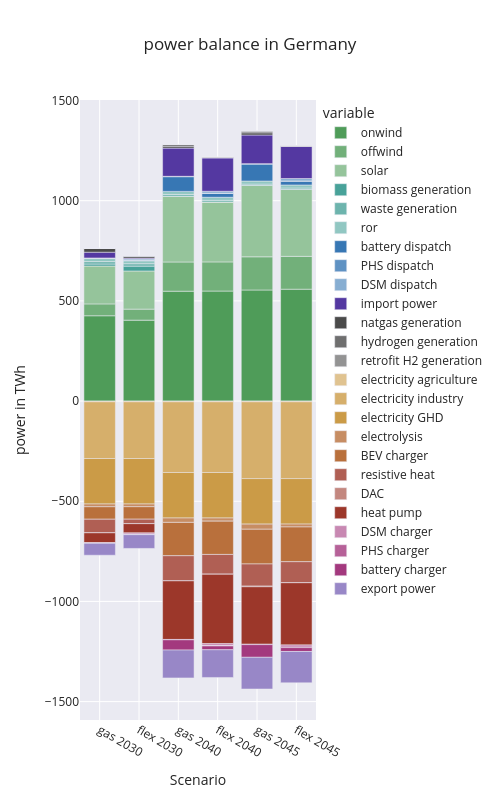

Notebook code for this chart:
### Code cell
fig_balance_total.update_layout(
  height=800,
  width = 500
)

### Figure 1 — Plotly figure (JSON) as saved in the notebook; plotly's stock layout.template omitted (floating-point values rounded to 4 significant figures)
{"data": [{"alignmentgroup": "True", "hovertemplate": "variable=onwind<br>index=%{x}<br>value=%{y}<extra></extra>", "legendgroup": "onwind", "marker": {"color": "#4F9C59", "pattern": {"shape": ""}}, "name": "onwind", "offsetgroup": "onwind", "orientation": "v", "showlegend": true, "textposition": "auto", "type": "bar", "x": ["gas 2030", "flex 2030", "gas 2040", "flex 2040", "gas 2045", "flex 2045"], "xaxis": "x", "y": [425.8, 403.9, 548.4, 549.1, 554.4, 558.4], "yaxis": "y"}, {"alignmentgroup": "True", "hovertemplate": "variable=offwind<br>index=%{x}<br>value=%{y}<extra></extra>", "legendgroup": "offwind", "marker": {"color": "#72B07A", "pattern": {"shape": ""}}, "name": "offwind", "offsetgroup": "offwind", "orientation": "v", "showlegend": true, "textposition": "auto", "type": "bar", "x": ["gas 2030", "flex 2030", "gas 2040", "flex 2040", "gas 2045", "flex 2045"], "xaxis": "x", "y": [59.13, 55.02, 145.7, 145.5, 165.6, 163.8], "yaxis": "y"}, {"alignmentgroup": "True", "hovertemplate": "variable=solar<br>index=%{x}<br>value=%{y}<extra></extra>", "legendgroup": "solar", "marker": {"color": "#95C49B", "pattern": {"shape": ""}}, "name": "solar", "offsetgroup": "solar", "orientation": "v", "showlegend": true, "textposition": "auto", "type": "bar", "x": ["gas 2030", "flex 2030", "gas 2040", "flex 2040", "gas 2045", "flex 2045"], "xaxis": "x", "y": [189.0, 190.3, 327.8, 298.6, 355.9, 334.0], "yaxis": "y"}, {"alignmentgroup": "True", "hovertemplate": "variable=biomass generation<br>index=%{x}<br>value=%{y}<extra></extra>", "legendgroup": "biomass generation", "marker": {"color": "#48A299", "pattern": {"shape": ""}}, "name": "biomass generation", "offsetgroup": "biomass generation", "orientation": "v", "showlegend": true, "textposition": "auto", "type": "bar", "x": ["gas 2030", "flex 2030", "gas 2040", "flex 2040", "gas 2045", "flex 2045"], "xaxis": "x", "y": [9.941, 24.16, 0.5855, 0.0001364, 9.719e-06, 2.584e-06], "yaxis": "y"}, {"alignmentgroup": "True", "hovertemplate": "variable=waste generation<br>index=%{x}<br>value=%{y}<extra></extra>", "legendgroup": "waste generation", "marker": {"color": "#6DB4AD", "pattern": {"shape": ""}}, "name": "waste generation", "offsetgroup": "waste generation", "orientation": "v", "showlegend": true, "textposition": "auto", "type": "bar", "x": ["gas 2030", "flex 2030", "gas 2040", "flex 2040", "gas 2045", "flex 2045"], "xaxis": "x", "y": [12.14, 12.14, 8.728, 8.728, 6.964, 7.029], "yaxis": "y"}, {"alignmentgroup": "True", "hovertemplate": "variable=ror<br>index=%{x}<br>value=%{y}<extra></extra>", "legendgroup": "ror", "marker": {"color": "#91C7C2", "pattern": {"shape": ""}}, "name": "ror", "offsetgroup": "ror", "orientation": "v", "showlegend": true, "textposition": "auto", "type": "bar", "x": ["gas 2030", "flex 2030", "gas 2040", "flex 2040", "gas 2045", "flex 2045"], "xaxis": "x", "y": [15.26, 15.19, 15.33, 15.3, 15.34, 15.3], "yaxis": "y"}, {"alignmentgroup": "True", "hovertemplate": "variable=battery dispatch<br>index=%{x}<br>value=%{y}<extra></extra>", "legendgroup": "battery dispatch", "marker": {"color": "#3777B4", "pattern": {"shape": ""}}, "name": "battery dispatch", "offsetgroup": "battery dispatch", "orientation": "v", "showlegend": true, "textposition": "auto", "type": "bar", "x": ["gas 2030", "flex 2030", "gas 2040", "flex 2040", "gas 2045", "flex 2045"], "xaxis": "x", "y": [0.1301, 0.02428, 73.33, 18.65, 84.77, 18.88], "yaxis": "y"}, {"alignmentgroup": "True", "hovertemplate": "variable=PHS dispatch<br>index=%{x}<br>value=%{y}<extra></extra>", "legendgroup": "PHS dispatch", "marker": {"color": "#5F92C3", "pattern": {"shape": ""}}, "name": "PHS dispatch", "offsetgroup": "PHS dispatch", "orientation": "v", "showlegend": true, "textposition": "auto", "type": "bar", "x": ["gas 2030", "flex 2030", "gas 2040", "flex 2040", "gas 2045", "flex 2045"], "xaxis": "x", "y": [2.998, 2.078, 1.931, 1.519, 1.92, 1.532], "yaxis": "y"}, {"alignmentgroup": "True", "hovertemplate": "variable=DSM dispatch<br>index=%{x}<br>value=%{y}<extra></extra>", "legendgroup": "DSM dispatch", "marker": {"color": "#87AED2", "pattern": {"shape": ""}}, "name": "DSM dispatch", "offsetgroup": "DSM dispatch", "orientation": "v", "showlegend": true, "textposition": "auto", "type": "bar", "x": ["gas 2030", "flex 2030", "gas 2040", "flex 2040", "gas 2045", "flex 2045"], "xaxis": "x", "y": [0, 6.626, 0, 9.791, 0, 11.68], "yaxis": "y"}, {"alignmentgroup": "True", "hovertemplate": "variable=import power<br>index=%{x}<br>value=%{y}<extra></extra>", "legendgroup": "import power", "marker": {"color": "#5438A1", "pattern": {"shape": ""}}, "name": "import power", "offsetgroup": "import power", "orientation": "v", "showlegend": true, "textposition": "auto", "type": "bar", "x": ["gas 2030", "flex 2030", "gas 2040", "flex 2040", "gas 2045", "flex 2045"], "xaxis": "x", "y": [28.61, 4.382, 140.7, 167.2, 143.1, 160.8], "yaxis": "y"}, {"alignmentgroup": "True", "hovertemplate": "variable=natgas generation<br>index=%{x}<br>value=%{y}<extra></extra>", "legendgroup": "natgas generation", "marker": {"color": "#4A4A4A", "pattern": {"shape": ""}}, "name": "natgas generation", "offsetgroup": "natgas generation", "orientation": "v", "showlegend": true, "textposition": "auto", "type": "bar", "x": ["gas 2030", "flex 2030", "gas 2040", "flex 2040", "gas 2045", "flex 2045"], "xaxis": "x", "y": [18.84, 9.584, 9.34, 0.0001127, 10.8, 4.497e-06], "yaxis": "y"}, {"alignmentgroup": "True", "hovertemplate": "variable=hydrogen generation<br>index=%{x}<br>value=%{y}<extra></extra>", "legendgroup": "hydrogen generation", "marker": {"color": "#6F6F6F", "pattern": {"shape": ""}}, "name": "hydrogen generation", "offsetgroup": "hydrogen generation", "orientation": "v", "showlegend": true, "textposition": "auto", "type": "bar", "x": ["gas 2030", "flex 2030", "gas 2040", "flex 2040", "gas 2045", "flex 2045"], "xaxis": "x", "y": [4.222e-05, 8.832e-05, 8.639, 3.45, 9.163, 3.494], "yaxis": "y"}, {"alignmentgroup": "True", "hovertemplate": "variable=retrofit H2 generation<br>index=%{x}<br>value=%{y}<extra></extra>", "legendgroup": "retrofit H2 generation", "marker": {"color": "#939393", "pattern": {"shape": ""}}, "name": "retrofit H2 generation", "offsetgroup": "retrofit H2 generation", "orientation": "v", "showlegend": true, "textposition": "auto", "type": "bar", "x": ["gas 2030", "flex 2030", "gas 2040", "flex 2040", "gas 2045", "flex 2045"], "xaxis": "x", "y": [0, 0, 0, 0, 0, 0], "yaxis": "y"}, {"alignmentgroup": "True", "hovertemplate": "variable=electricity agriculture<br>index=%{x}<br>value=%{y}<extra></extra>", "legendgroup": "electricity agriculture", "marker": {"color": "#E0C390", "pattern": {"shape": ""}}, "name": "electricity agriculture", "offsetgroup": "electricity agriculture", "orientation": "v", "showlegend": true, "textposition": "auto", "type": "bar", "x": ["gas 2030", "flex 2030", "gas 2040", "flex 2040", "gas 2045", "flex 2045"], "xaxis": "x", "y": [-3.722, -3.722, -3.722, -3.722, -3.722, -3.722], "yaxis": "y"}, {"alignmentgroup": "True", "hovertemplate": "variable=electricity industry<br>index=%{x}<br>value=%{y}<extra></extra>", "legendgroup": "electricity industry", "marker": {"color": "#D6AF6B", "pattern": {"shape": ""}}, "name": "electricity industry", "offsetgroup": "electricity industry", "orientation": "v", "showlegend": true, "textposition": "auto", "type": "bar", "x": ["gas 2030", "flex 2030", "gas 2040", "flex 2040", "gas 2045", "flex 2045"], "xaxis": "x", "y": [-282.9, -282.9, -352.8, -352.8, -383.2, -383.2], "yaxis": "y"}, {"alignmentgroup": "True", "hovertemplate": "variable=electricity GHD<br>index=%{x}<br>value=%{y}<extra></extra>", "legendgroup": "electricity GHD", "marker": {"color": "#CB9B47", "pattern": {"shape": ""}}, "name": "electricity GHD", "offsetgroup": "electricity GHD", "orientation": "v", "showlegend": true, "textposition": "auto", "type": "bar", "x": ["gas 2030", "flex 2030", "gas 2040", "flex 2040", "gas 2045", "flex 2045"], "xaxis": "x", "y": [-227.1, -227.1, -227.1, -227.1, -227.1, -227.1], "yaxis": "y"}, {"alignmentgroup": "True", "hovertemplate": "variable=electrolysis<br>index=%{x}<br>value=%{y}<extra></extra>", "legendgroup": "electrolysis", "marker": {"color": "#C78D63", "pattern": {"shape": ""}}, "name": "electrolysis", "offsetgroup": "electrolysis", "orientation": "v", "showlegend": true, "textposition": "auto", "type": "bar", "x": ["gas 2030", "flex 2030", "gas 2040", "flex 2040", "gas 2045", "flex 2045"], "xaxis": "x", "y": [-13.84, -13.67, -22.0, -15.65, -25.83, -14.48], "yaxis": "y"}, {"alignmentgroup": "True", "hovertemplate": "variable=BEV charger<br>index=%{x}<br>value=%{y}<extra></extra>", "legendgroup": "BEV charger", "marker": {"color": "#B9703C", "pattern": {"shape": ""}}, "name": "BEV charger", "offsetgroup": "BEV charger", "orientation": "v", "showlegend": true, "textposition": "auto", "type": "bar", "x": ["gas 2030", "flex 2030", "gas 2040", "flex 2040", "gas 2045", "flex 2045"], "xaxis": "x", "y": [-62.18, -62.18, -166.3, -166.3, -173.2, -173.2], "yaxis": "y"}, {"alignmentgroup": "True", "hovertemplate": "variable=resistive heat<br>index=%{x}<br>value=%{y}<extra></extra>", "legendgroup": "resistive heat", "marker": {"color": "#B05F54", "pattern": {"shape": ""}}, "name": "resistive heat", "offsetgroup": "resistive heat", "orientation": "v", "showlegend": true, "textposition": "auto", "type": "bar", "x": ["gas 2030", "flex 2030", "gas 2040", "flex 2040", "gas 2045", "flex 2045"], "xaxis": "x", "y": [-67.92, -22.28, -125.5, -98.94, -110.7, -105.1], "yaxis": "y"}, {"alignmentgroup": "True", "hovertemplate": "variable=DAC<br>index=%{x}<br>value=%{y}<extra></extra>", "legendgroup": "DAC", "marker": {"color": "#C3877F", "pattern": {"shape": ""}}, "name": "DAC", "offsetgroup": "DAC", "orientation": "v", "showlegend": true, "textposition": "auto", "type": "bar", "x": ["gas 2030", "flex 2030", "gas 2040", "flex 2040", "gas 2045", "flex 2045"], "xaxis": "x", "y": [-5.678e-05, -0.00012, -8.572e-05, -0.0002173, -3.091, -1.02e-05], "yaxis": "y"}, {"alignmentgroup": "True", "hovertemplate": "variable=heat pump<br>index=%{x}<br>value=%{y}<extra></extra>", "legendgroup": "heat pump", "marker": {"color": "#9C372A", "pattern": {"shape": ""}}, "name": "heat pump", "offsetgroup": "heat pump", "orientation": "v", "showlegend": true, "textposition": "auto", "type": "bar", "x": ["gas 2030", "flex 2030", "gas 2040", "flex 2040", "gas 2045", "flex 2045"], "xaxis": "x", "y": [-49.23, -46.28, -292.4, -346.6, -286.9, -310.5], "yaxis": "y"}, {"alignmentgroup": "True", "hovertemplate": "variable=DSM charger<br>index=%{x}<br>value=%{y}<extra></extra>", "legendgroup": "DSM charger", "marker": {"color": "#C888B2", "pattern": {"shape": ""}}, "name": "DSM charger", "offsetgroup": "DSM charger", "orientation": "v", "showlegend": true, "textposition": "auto", "type": "bar", "x": ["gas 2030", "flex 2030", "gas 2040", "flex 2040", "gas 2045", "flex 2045"], "xaxis": "x", "y": [0, -6.626, 0, -9.791, 0, -11.68], "yaxis": "y"}, {"alignmentgroup": "True", "hovertemplate": "variable=PHS charger<br>index=%{x}<br>value=%{y}<extra></extra>", "legendgroup": "PHS charger", "marker": {"color": "#B66198", "pattern": {"shape": ""}}, "name": "PHS charger", "offsetgroup": "PHS charger", "orientation": "v", "showlegend": true, "textposition": "auto", "type": "bar", "x": ["gas 2030", "flex 2030", "gas 2040", "flex 2040", "gas 2045", "flex 2045"], "xaxis": "x", "y": [-2.998, -2.078, -1.931, -1.519, -1.92, -1.532], "yaxis": "y"}, {"alignmentgroup": "True", "hovertemplate": "variable=battery charger<br>index=%{x}<br>value=%{y}<extra></extra>", "legendgroup": "battery charger", "marker": {"color": "#A3397E", "pattern": {"shape": ""}}, "name": "battery charger", "offsetgroup": "battery charger", "orientation": "v", "showlegend": true, "textposition": "auto", "type": "bar", "x": ["gas 2030", "flex 2030", "gas 2040", "flex 2040", "gas 2045", "flex 2045"], "xaxis": "x", "y": [-0.002766, -0.02238, -50.9, -19.03, -63.17, -19.27], "yaxis": "y"}, {"alignmentgroup": "True", "hovertemplate": "variable=export power<br>index=%{x}<br>value=%{y}<extra></extra>", "legendgroup": "export power", "marker": {"color": "#9887C7", "pattern": {"shape": ""}}, "name": "export power", "offsetgroup": "export power", "orientation": "v", "showlegend": true, "textposition": "auto", "type": "bar", "x": ["gas 2030", "flex 2030", "gas 2040", "flex 2040", "gas 2045", "flex 2045"], "xaxis": "x", "y": [-59.53, -68.6, -139.1, -138.1, -158.2, -156.5], "yaxis": "y"}], "layout": {"barmode": "relative", "height": 800, "legend": {"title": {"text": "variable"}, "tracegroupgap": 0}, "title": {"text": "power balance in Germany"}, "width": 500, "xaxis": {"anchor": "y", "domain": [0, 1], "title": {"text": "Scenario"}}, "yaxis": {"anchor": "x", "domain": [0, 1], "title": {"text": "power in TWh"}}}}
